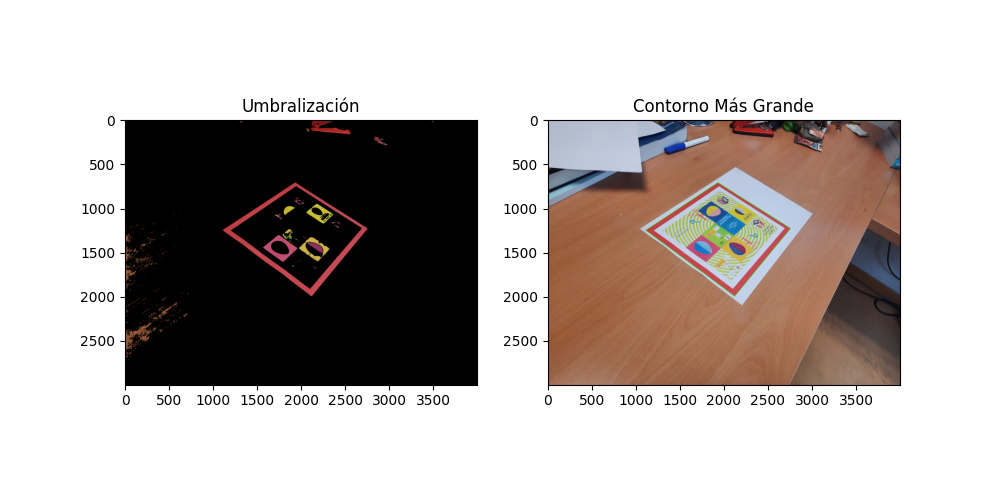
#> input picture contornos_detectados.png, 1000 x 500 px
$ python -i Detector_PI.py   (imports and definitions only)
#> lines starting #> are read from the running program, lines starting #| are printed output that depends on the picture
import matplotlib.pyplot as plt
import numpy as np
import cv2
from typing import Literal

class Detector_PI:
    def __init__(self,
                 descriptor_name: Literal["ORB", "SIFT"] = "ORB",
                 matcher_name: Literal["BF", "FLANN"] = "BF"):
        self.change_descriptor(descriptor_name)
        self.change_matcher(matcher_name)

    def change_descriptor(self, descriptor_name: Literal["ORB", "SIFT"] = "ORB"):
        self.descriptor_name = descriptor_name
        self._instance_descriptor()

    def change_matcher(self, matcher_name: Literal["BF", "FLANN"] = "BF"):
        self.matcher_name = matcher_name
        self._instance_matcher()

    def detect(self, source_image, destiny_image, threshold: int = 0.8, verbose: bool = False):
        # Copiado de las diapositivas. (¿Cambiar?)
        kp1, des1 = self.descriptor.detectAndCompute(source_image,None)
        kp2, des2 = self.descriptor.detectAndCompute(destiny_image,None)
        matches = self.matcher.knnMatch(des1, des2, 2)
        good = [m for m, n in matches if m.distance < threshold * n.distance]
        if verbose:
            img3 = cv2.drawMatchesKnn(source_image, kp1, destiny_image, kp2, [[m] for m in good], None, flags=2)
            plt.imshow(cv2.cvtColor(img3, cv2.COLOR_BGR2RGB))
            plt.show()
        src_pts = np.float32([kp1[m.queryIdx].pt for m in good]).reshape(-1, 1, 2)
        dst_pts = np.float32([kp2[m.trainIdx].pt for m in good]).reshape(-1, 1, 2)
        return src_pts, dst_pts


    def _instance_descriptor(self):
        match self.descriptor_name:
            case "ORB":
                self.descriptor = cv2.ORB_create()
            case "SIFT":
                self.descriptor = cv2.SIFT_create()
            case _:
                raise ValueError(f"El descriptor {self.descriptor_name} no es válido.")

    def _instance_matcher(self):
        match self.matcher_name:
            case "BF":
                self.matcher = cv2.BFMatcher()
            case "FLANN":
                self.matcher = cv2.FlannBasedMatcher()
            case _:
                raise ValueError(f"El matcher {self.matcher_name} no es válido.")

>>> import cv2
>>> picture = cv2.imread('contornos_detectados.png', cv2.IMREAD_GRAYSCALE)
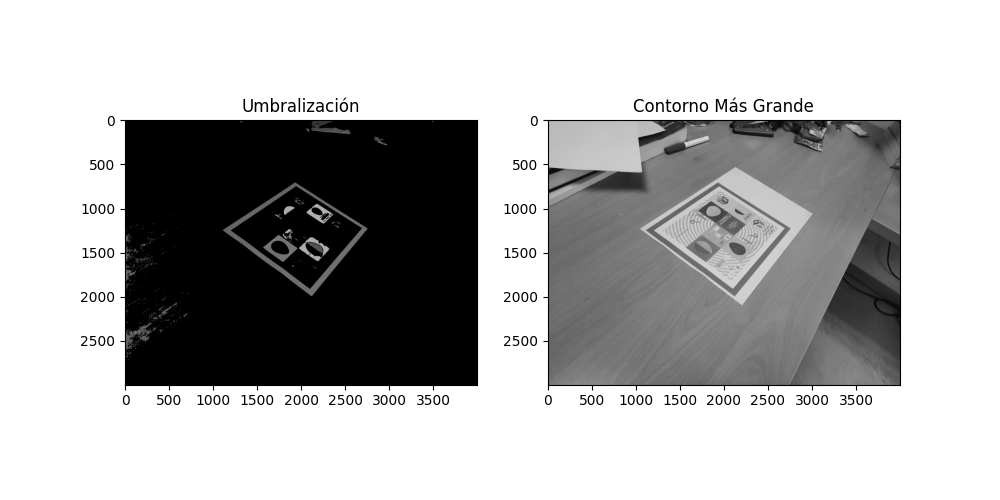
#> picture: shape (500, 1000); min 0, max 255, mean 180.7
>>> result = Detector_PI().detect(picture, 'out.png')
#> in detect, `kp1, des1 = self.descriptor.detectAndCompute(source_image,None)`: kp1 = 507 keypoints; strongest (x, y, size): (308, 109, 31), (317, 107, 31), (669, 102, 31), (785, 103, 37.2)
#> (the run stopped early here; a loop or call above may not have finished)
